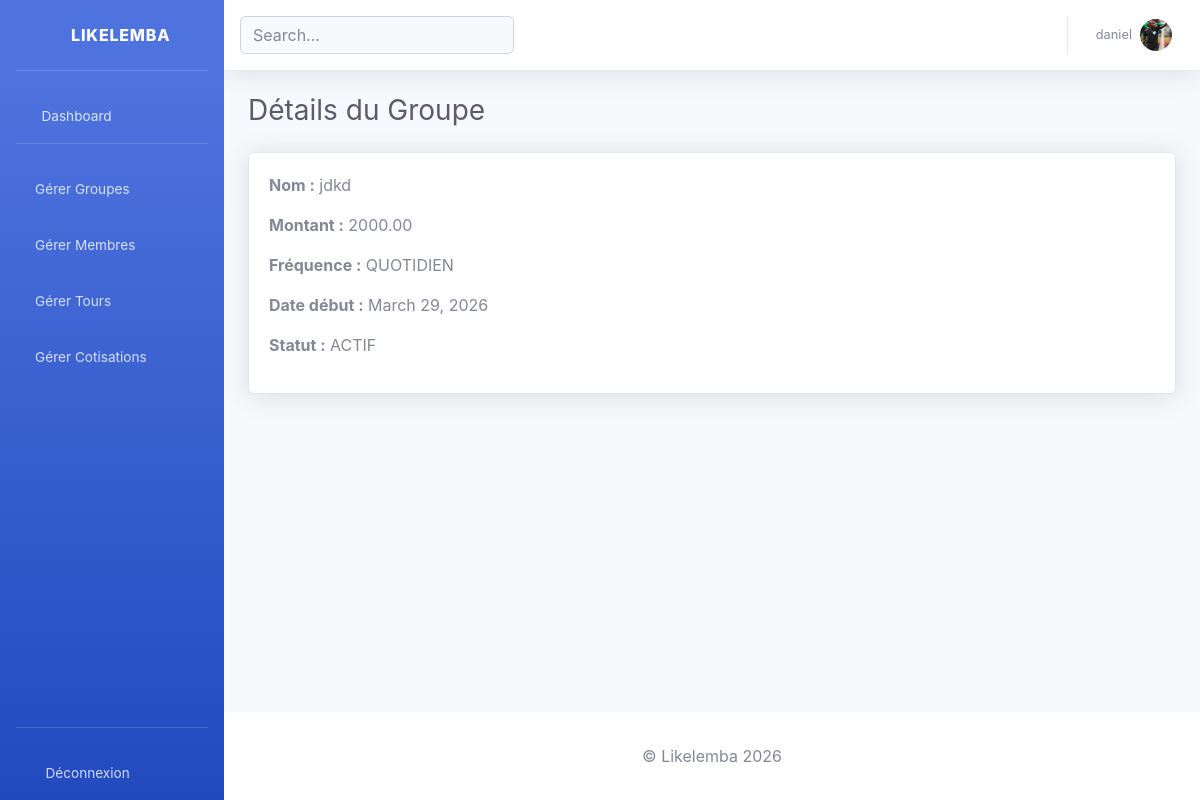
The app's page /groupes/2/ (signed in), older data.
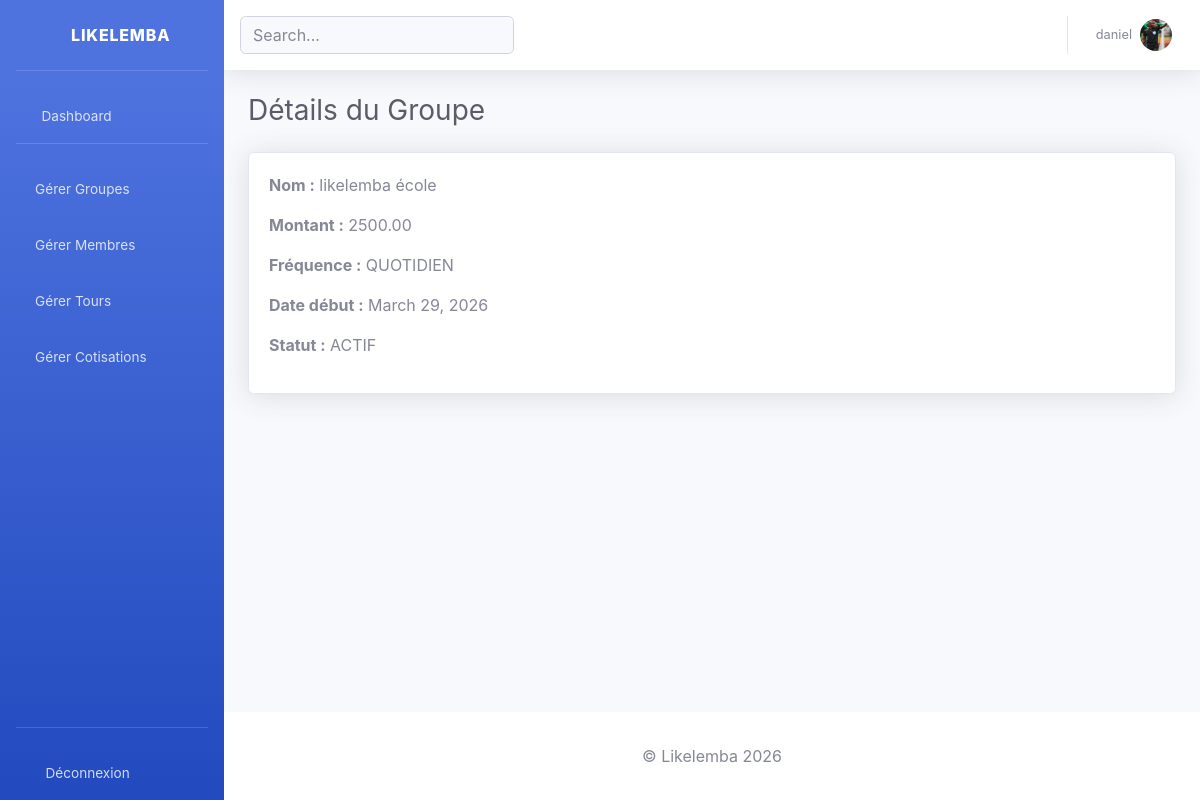
The same page, newer data.
### likelemba_app/models.py (models this page shows, shortened)
class Groupe(models.Model):
    FREQUENCE_CHOICES = [
        ('QUOTIDIEN', 'Quotidien'),
        ('HEBDOMADAIRE', 'Hebdomadaire'),
        ('MENSUEL', 'Mensuel'),
        ('ANNUEL', 'Annuel')
    ]
    STATUT_CHOICES = [
        ('ACTIF', 'Actif'),
        ('TERMINE', 'Terminé')
    ]
    nom = models.CharField(max_length=100)
    montant_cotisation = models.DecimalField(
        max_digits=10,
        decimal_places=2
    )
    frequence = models.CharField(max_length=20, choices=FREQUENCE_CHOICES)
    date_debut = models.DateField()
    statut = models.CharField(max_length=20, choices = STATUT_CHOICES, default='ACTIF')
    date_creation = models.DateTimeField(auto_now_add=True, null=True)
    admin = models.ForeignKey(
        Utilisateur,
        on_delete=models.CASCADE
    )

### likelemba_app/views.py (the view)
# urls.py: path('groupes/<int:id>/', detail_groupe, name='detail_groupe'),
@login_required(login_url="login")
def detail_groupe(request, id):
    groupe = get_object_or_404(Groupe, id=id, admin=request.user)
    return render(request, 'groupes/detail_groupe.html', {
        'groupe': groupe
    })

### likelemba/templates/groupes/detail_groupe.html
{% extends 'base.html' %}
{% block content %}
<h1 class="h3 mb-4 text-gray-800">Détails du Groupe</h1>
<div class="card shadow">
    <div class="card-body">
        <p><strong>Nom :</strong> {{ groupe.nom }}</p>
        <p><strong>Montant :</strong> {{ groupe.montant_cotisation }}</p>
        <p><strong>Fréquence :</strong> {{ groupe.frequence }}</p>
        <p><strong>Date début :</strong> {{ groupe.date_debut }}</p>
        <p><strong>Statut :</strong> {{ groupe.statut }}</p>
    </div>
</div>
{% endblock %}

Row changes from the older to the newer data that the page shows:
changed Groupe "QUOTIDIEN": nom "jdkd" → "likelemba école"; montant_cotisation "2000.00" → "2500.00"
